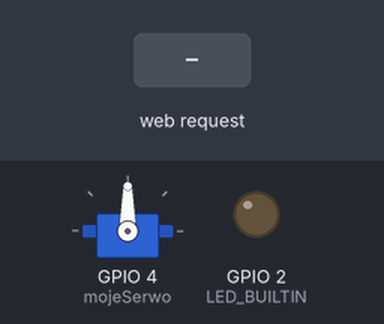
Bench run of a sketch on a simulated ESP8266 (NodeMCU). Parts: servo, output pins drawn as LEDs (lit = HIGH, except the on-board LED, lit = LOW). The inputs (shaded band) are chosen by the test bench. WiFi joins after 1.5 s; servers stay silent unless stated; what the sketch prints to the serial monitor is not drawn.

Above: at 2.7 s.
2.8 s: HTTP request GET /ON received
At 3.4 s:
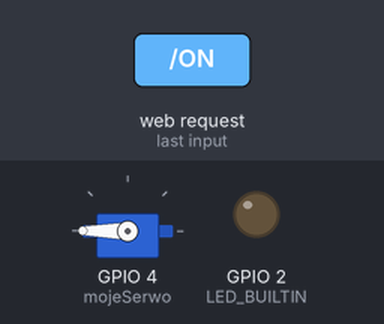
At 4.5 s:
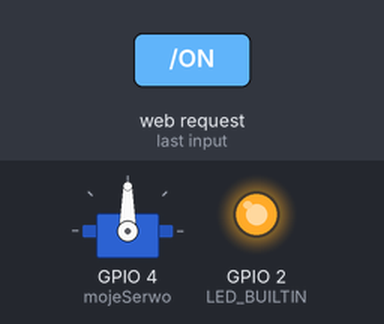
5.3 s: HTTP request GET /OFF received
At 5.6 s:
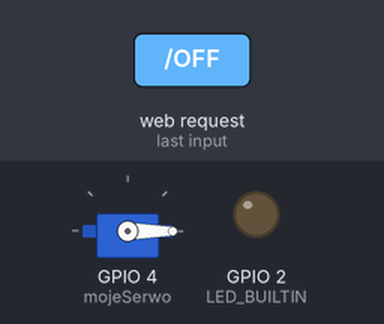
Timing chart, 0 to 8.3 s (numbered marks = the images above; inputs shaded):
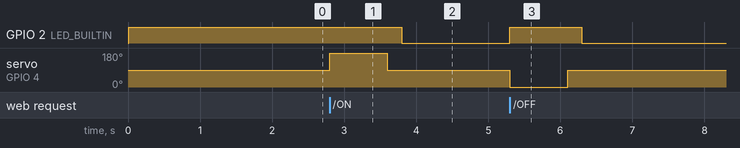

Measured:
- after the input at 2.8 s, GPIO 2 (LED_BUILTIN): HIGH → LOW after 1.0 s; servo on GPIO 4 (mojeSerwo): 90° → 180° at once, → 90° 0.80 s later
- after the input at 5.3 s, GPIO 2 (LED_BUILTIN): LOW → HIGH at once, → LOW 1.0 s later; servo on GPIO 4 (mojeSerwo): 90° → 0° at once, → 90° 0.80 s later

The sketch:

ESP-CODE.ino
```cpp
#include <ESP8266WiFi.h>
#include <Servo.h>

// --- KONFIGURACJA SIECI ---
const char* ssid = "WIFI SSID";
const char* password = "WIFI PASSWORD";

Servo mojeSerwo;
WiFiServer server(80);

void setup() {
  Serial.begin(115200);
  delay(10);


  pinMode(LED_BUILTIN, OUTPUT);
  digitalWrite(LED_BUILTIN, HIGH);


  mojeSerwo.attach(4);
  mojeSerwo.write(90);


  Serial.print("Łączenie z siecią: ");
  Serial.println(ssid);
  WiFi.begin(ssid, password);

  while (WiFi.status() != WL_CONNECTED) {
    delay(500);
    Serial.print(".");
  }


  server.begin();
  Serial.println("");
  Serial.println("Felix połączony z WiFi!");
  Serial.print("Adres IP modułu: ");
  Serial.println(WiFi.localIP());
}

void loop() {

  WiFiClient client = server.available();
  if (!client) return;


  String request = client.readStringUntil('\r');
  Serial.println("Otrzymano zapytanie: " + request);


  if (request.indexOf("/ON") != -1) {
    digitalWrite(LED_BUILTIN, HIGH);
    mojeSerwo.write(180);
    delay(800);
    mojeSerwo.write(90);
    delay(200);
    digitalWrite(LED_BUILTIN, LOW);
  }


  if (request.indexOf("/OFF") != -1) {
    digitalWrite(LED_BUILTIN, HIGH);
    mojeSerwo.write(0);
    delay(800);
    mojeSerwo.write(90);
    delay(200);
    digitalWrite(LED_BUILTIN, LOW);
  }


  client.flush();
}
```
